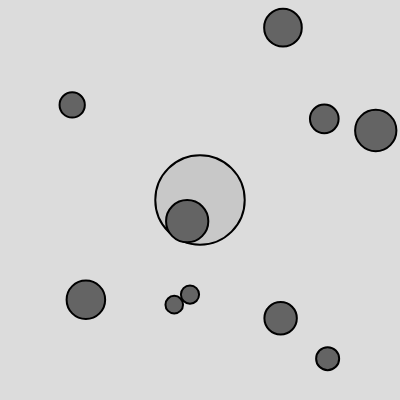
Frame 1 (no input)
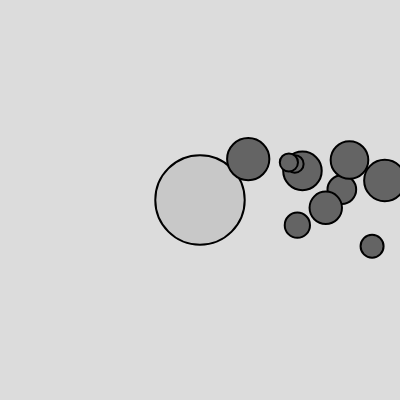
Frame 60 (no input)
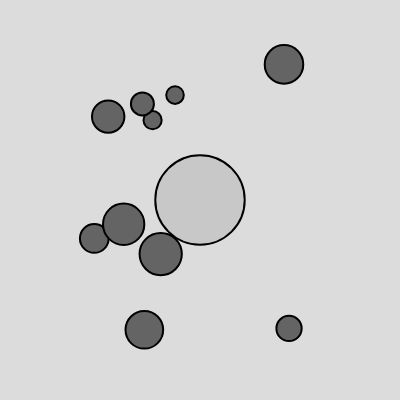
Frame 120 (the mouse pressed at the canvas centre since frame 60)

The p5.js sketch that drew these frames (run headless with seeded random() and noise() and a simulated clock; from frame 60 on, the mouse is pressed at the canvas centre):

// p5.js sketch
// ── sketch.js
/*
expand the code to include one Attractor and an array of many Mover objects, just as I included an array of Mover objects in Example 2.5 previously.
*/


let attractor;
let movers = [];
let G = 3;
let numOfMovers = 10;

function setup() {
  createCanvas(400, 400);
  
  let attractorMass = 20;
  let moverMass = 2;
  
  // initialize the attractor
  attractor = new Attractor(attractorMass);
  // mover = new Mover(random(0, width), random(0, height), moverMass);
  
  // initialize the movers
  for (let i = 0; i < numOfMovers; i ++){
    let moverMass = random(0.5, 5);
    let mover = new Mover(random(0, width), random(0, height), moverMass);
    movers.push(mover);
  }
  
}

function draw() {
  background(220);
  
  // show attractor
  attractor.show();
  
  
  
  for (let i = 0; i < numOfMovers; i++){
    // apply the gravitational attraction force between the two
    let force = attractor.calculateGravitationalAttraction(movers[i])
    movers[i].applyForce(force);
    
    // update and show movers
    movers[i].update();
    movers[i].show();
  }
  
  
  
  
}


class Mover{
  constructor(x, y, mass){
    this.position = createVector(x, y);
    this.mass = mass;
    this.velocity = createVector(3, 0);
    this.acceleration = createVector();
    this.topspeed = 5;
    this.diameter = sqrt(this.mass) * 20;
  }
  
  applyForce(force){
    // A = F/M;
    let f = p5.Vector.div(force, this.mass);
    this.acceleration.add(f);
  }
  
  
  update(){
    this.velocity.add(this.acceleration);
    this.velocity.limit(this.topspeed);
    this.position.add(this.velocity);
    
    // reset acceleartion
    this.acceleration.mult(0);
  }
  
  show(){
    fill (100);
    circle(this.position.x, this.position.y, this.diameter);
  }
  
}


class Attractor{
  constructor(mass){
    this.position = createVector(width/2, height/2);
    this.mass = mass;
    this.diameter = sqrt(this.mass) * 20;
  }
  
  calculateGravitationalAttraction(mover){
    // get the force from mover to attractor
    let force = p5.Vector.sub(this.position, mover.position);
    // get the distance between the two
    let distance = force.mag() 
    // constrain the distance to avoid the extreme weak/strong forces
    distance = constrain(distance, 5, 25);
    // get the magnitude/strength of the force
    let magnitude = (G * this.mass * mover.mass) / (distance * distance);
    // set the force in the magnitude
    force.setMag(magnitude);
    
    return force;
  }
  
  show(){
    fill(200);
    strokeWeight(2);
    circle(this.position.x, this.position.y, this.diameter);
  }
  
}
